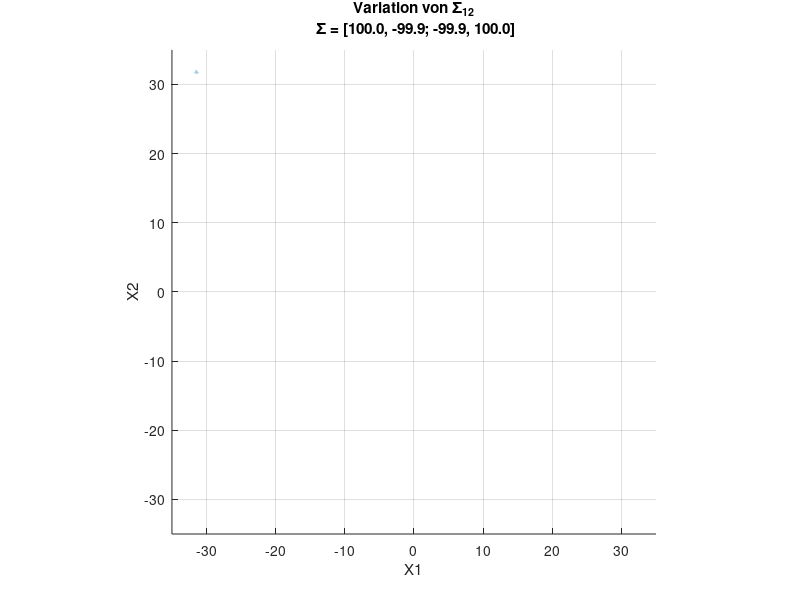

MATLAB code to generate this figure:
clear; clc; close all;
mu = [0; 0];
N = 2000;
n = length(mu); 
plot_limit = 35;
ax_limits = [-plot_limit, plot_limit, -plot_limit, plot_limit];

figure('Name', 'Variation der Kovarianzmatrix', 'Position', [100, 100, 700, 600]);
h_scatter = scatter(0, 0, 10, 'filled', 'MarkerFaceAlpha', 0.3);
axis equal;
grid on;
xlabel('X1');
ylabel('X2');


%% Variation of Sigma_11
Sigma_22 = 100;
Sigma_12 = 0;
var_range = linspace(1, 100, 80);

for s11 = var_range
    Sigma = [s11, Sigma_12; 
             Sigma_12, Sigma_22];
    
    [V, D] = eig(Sigma);
    A = V * sqrt(D);
    Z = randn(n, N);
    X = A * Z;
   
    set(h_scatter, 'XData', X(1,:), 'YData', X(2,:));
    axis(ax_limits);
    title(sprintf('Variation von \\Sigma_{11}\n \\Sigma = [%.1f, %.1f; %.1f, %.1f]', ...
          Sigma(1,1), Sigma(1,2), Sigma(2,1), Sigma(2,2)));
    pause(0.05);
end
pause(1.0);


%% Variation of Sigma_22
Sigma_11 = 100;
Sigma_12 = 0;

for s22 = var_range
    Sigma = [Sigma_11, Sigma_12; 
             Sigma_12, s22];
   
    [V, D] = eig(Sigma);
    A = V * sqrt(D);
    Z = randn(n, N);
    X = A * Z;
    
    set(h_scatter, 'XData', X(1,:), 'YData', X(2,:));
    axis(ax_limits);
    title(sprintf('Variation von \\Sigma_{22}\n \\Sigma = [%.1f, %.1f; %.1f, %.1f]', ...
          Sigma(1,1), Sigma(1,2), Sigma(2,1), Sigma(2,2)));
    pause(0.05);
end
pause(1.0);


%% Variation of Sigma_12
Sigma_11 = 100;
Sigma_22 = 100;
cov_range = linspace(-99.9, 99.9, 150); 
cov_range = [cov_range, fliplr(cov_range)]; 

for s12 = cov_range
    Sigma = [Sigma_11, s12; 
             s12, Sigma_22];
    
    [V, D] = eig(Sigma);
    A = V * sqrt(D);
    Z = randn(n, N);
    X = A * Z;
    
    set(h_scatter, 'XData', X(1,:), 'YData', X(2,:));
    axis(ax_limits);
    title(sprintf('Variation von \\Sigma_{12}\n \\Sigma = [%.1f, %.1f; %.1f, %.1f]', ...
          Sigma(1,1), Sigma(1,2), Sigma(2,1), Sigma(2,2)));
    pause(0.05);
end